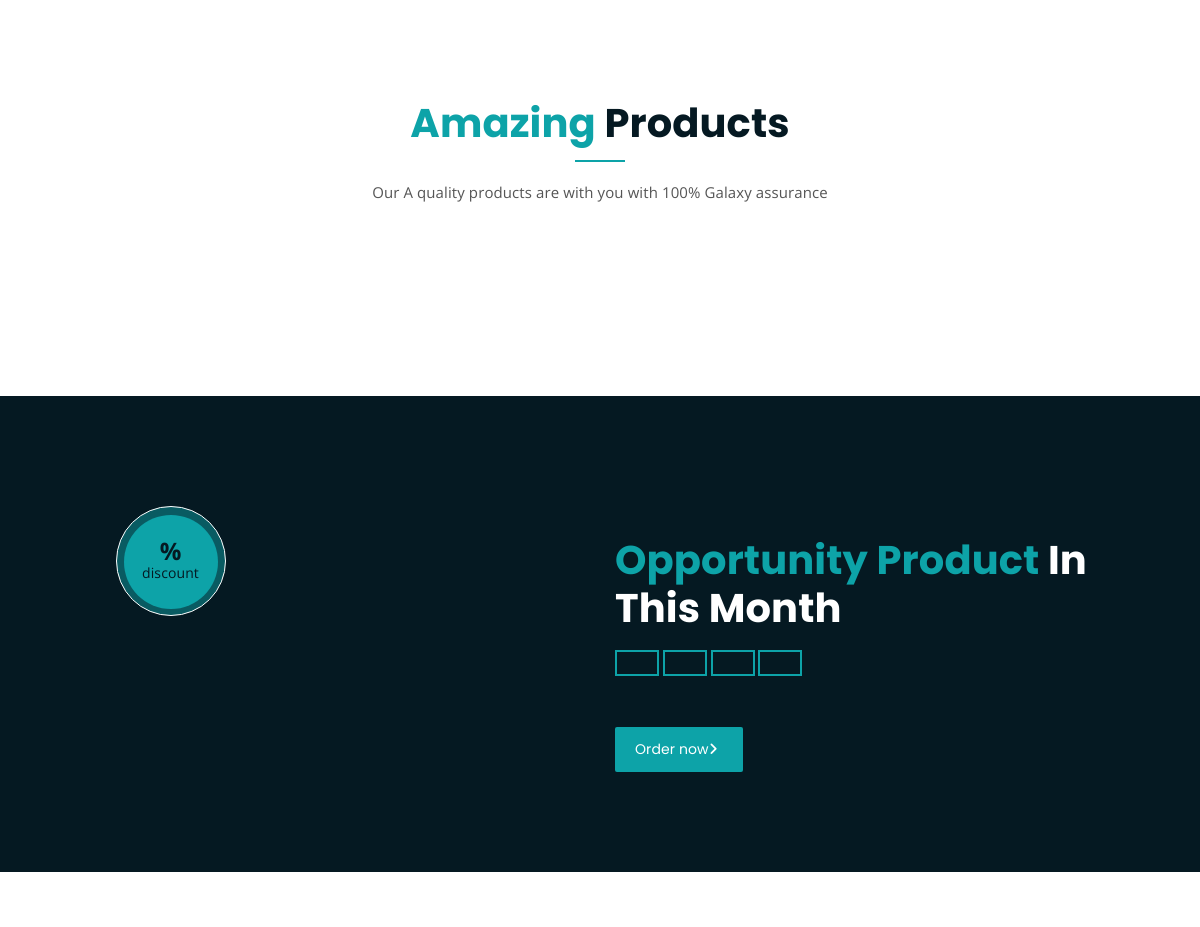
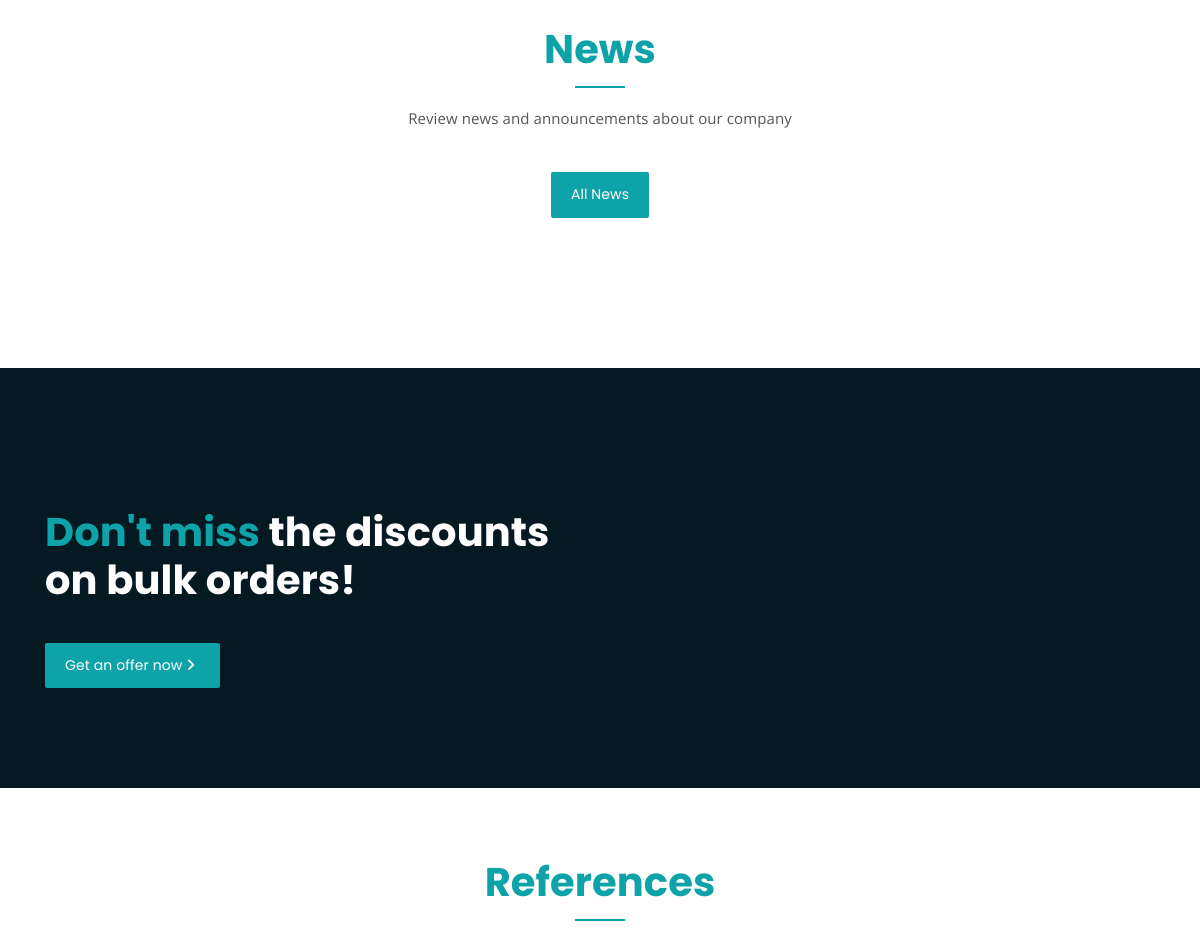
The app's page /en (middle part), older data (2 pictures, top to bottom).
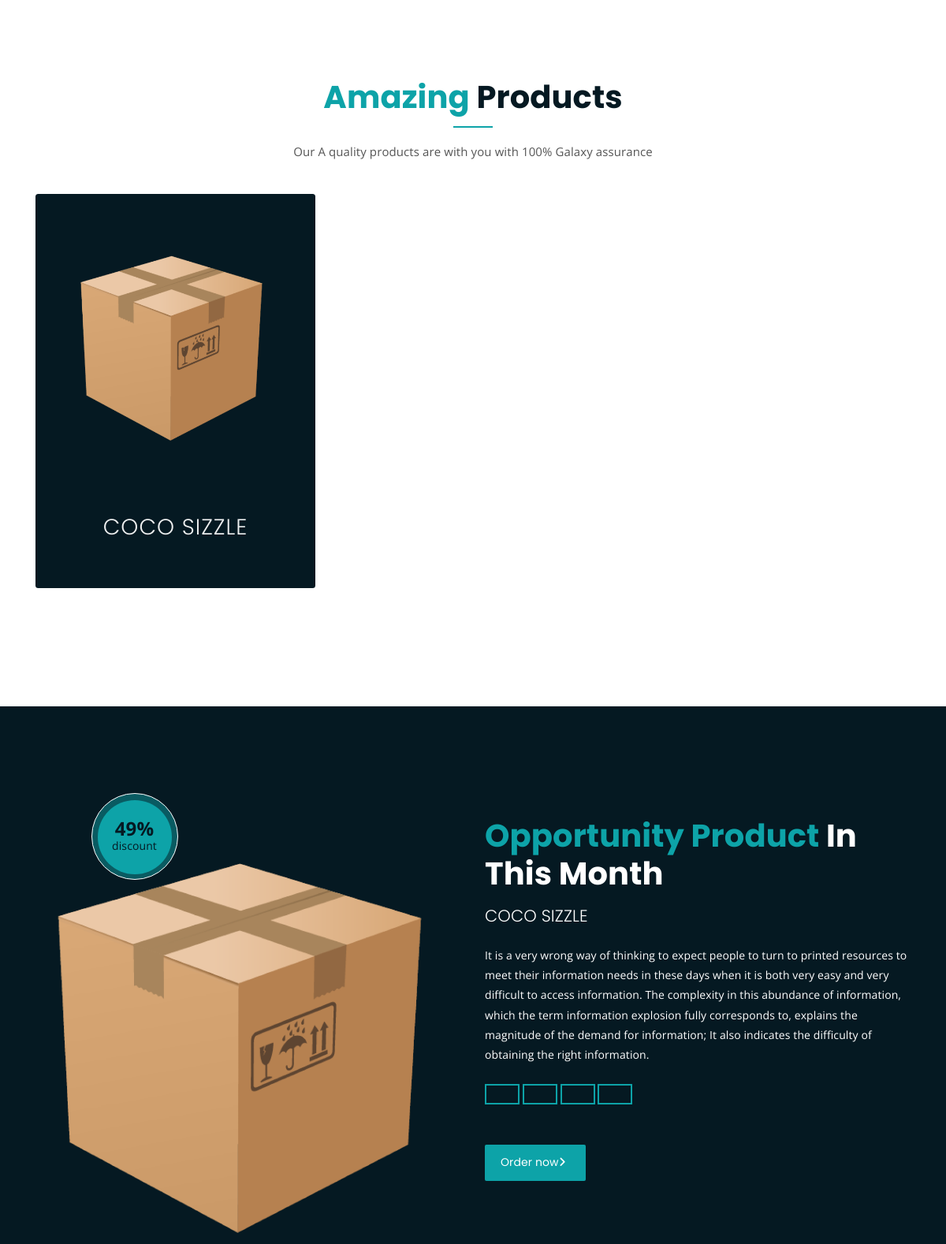
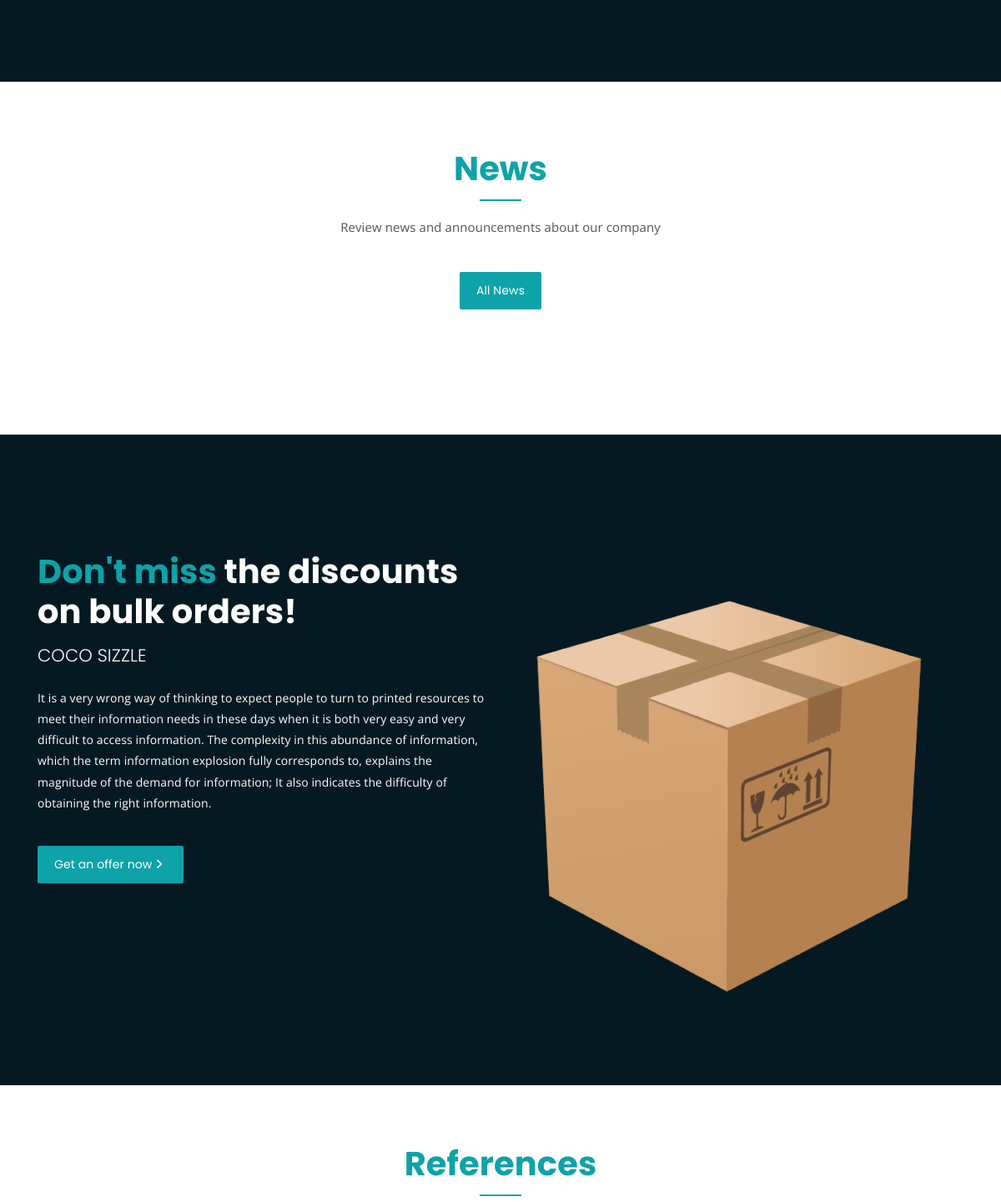
The same page, newer data (2 pictures, top to bottom).
### galaxy_web/models.py (models this page shows, shortened)
class Product_en(models.Model):
    image = models.ImageField(null=True, upload_to='image/products/', validators=[file_size])
    name = models.CharField(max_length=100, null= True, blank=False)
    amount = models.CharField(max_length=100, null= True, blank=False)
    price = models.PositiveIntegerField(null= True, blank=False)
    description = RichTextField(null= True)
    category = models.CharField(max_length=100, null= True, blank=False, default = "Hookah Charcoal")
    slug = models.SlugField(editable=False, unique=True, null= True, blank=False)
    publishing_date =models.DateTimeField(verbose_name='Yayınlanma Tarihi', auto_now_add=True, null= True )

class Discount_Product_en(models.Model):
    product = models.ForeignKey(Product_en, on_delete= models.CASCADE, related_name='Productt',null= True)
    discount = models.IntegerField(validators=[MinValueValidator(0),MaxValueValidator(100)],null= True)
    due_date = models.DateTimeField(auto_now_add=False, null= True )

class Bulk_Order_Product_en(models.Model):
    product = models.ForeignKey(Product_en, on_delete= models.CASCADE, related_name='The_Productt',null= True)

### galaxy_web/views.py (the view)
# urls.py: path('en',views.en,name='en'),
def en(request):
    context={}
    context['ref']=Reference.objects.all()
    context['last_newss']=News_en.objects.all().order_by('-publishing_date')[:3]
    context['product_33']=Product_en.objects.all().order_by('-publishing_date')[:3]
    disc = Discount_Product_en.objects.all()
    images = Cover_image.objects.all()
    if len(images) > 0:
        context['images'] = images[0]
    if len(disc) > 0:
        context['discountt']=disc[0]
    about = About_en.objects.all().distinct()
    if not len(about) == 0:
        context['about_conn'] = about[0]
    bulk_order = Bulk_Order_Product_en.objects.all().distinct()
    if not len(bulk_order) == 0:
        context['bulk_order'] = bulk_order[0]
    return render(request,'en.html',context)

### templates/en.html (shortened to what this page needs)
<!DOCTYPE html>
<html lang="en">
<head>
	<link rel="stylesheet" href="/static/css/all.min.css">
	<link rel="stylesheet" href="/static/bootstrap/css/bootstrap.min.css">
	<link rel="stylesheet" href="/static/css/owl.carousel.css">
	<link rel="stylesheet" href="/static/css/magnific-popup.css">
	<link rel="stylesheet" href="/static/css/animate.css">
	<link rel="stylesheet" href="/static/css/meanmenu.min.css">
	<link rel="stylesheet" href="/static/css/main.css">
	<link rel="stylesheet" href="/static/css/responsive.css">
</head>
<body>
	<div class="product-section mt-150 mb-150 js-top" style="margin-top: -50px;">
		<div class="container">
			<div class="row">
				<div class="col-lg-8 offset-lg-2 text-center">
					<div class="section-title" style="margin-bottom: 40px;">
						<h3><span class="orange-text">Amazing</span> Products</h3>
						<p>Our A quality products are with you with 100% Galaxy assurance</p>
					</div>
				</div>
			</div>
		</div>
		<div class="container productsa">
			{% for urun in product_33 %}
			<div class="card">
				<div class="imgBx" style="z-index: 1;">
				  <img src="{{urun.image.url}}">
				</div>
				<div class="contentBx">
				  <h2>{{urun.name}}</h2>
				  <h3 style="font-size: 16px;"><a href="/products/{{urun.slug}}" style="color:#0DA3A8">Product Detail</a></h3>
				</div>
			  </div>
			{% endfor %}
		</div>
	</div>
	<section class="cart-banner pt-100 pb-100 js-top">
    	<div class="container">
        	<div class="row clearfix">
            	<div class="image-column col-lg-6 js-top">
                	<div class="image">
                    	<div class="price-box">
                        	<div class="inner-price">
                                <span class="price">
                                    <strong>{{discountt.discount}}%</strong> <br> discount
                                </span>
                            </div>
                        </div>
						{% if discountt %}
						<img src="{{discountt.product.image.url}}" alt="">
						{% endif %}
                    </div>
                </div>
                <div class="content-column col-lg-6 js-top" >
					<h3 style="color:#fff"><span class="orange-text">Opportunity Product</span> In This Month</h3>
					{% if discountt %}
					<h4 style="color:#fff">{{discountt.product.name}}</h4>
                    <div class="text" style="color:#fff">{{discountt.product.description|safe}}</div>
                    {% endif %}
                    <div class="time-counter"><div class="time-countdown clearfix" data-countdown="{% if discountt %}{{discountt.due_date.year}}/{{discountt.due_date.month}}/{{discountt.due_date.day}} {{discountt.due_date.hour}}:{{discountt.due_date.minute}}:{{discountt.due_date.second}}{% else %} 2023/01/01 {%endif%}"/>
						<div class="counter-column">
						</div>
						<div class="counter-column">
						</div>
						<div class="counter-column">
						</div>
						<div class="counter-column">
						</div>
					</div>
				</div>
                	<a href="/contact-us" class="cart-btn mt-3">Order now<i class="fas fa-angle-right"></i></a>
                </div>
            </div>
    </section>
	  <div class="latest-news pt-150 pb-150 js-top">
		<div class="container" >
			<div class="row">
				<div class="col-lg-8 offset-lg-2 text-center">
					<div class="section-title">
						<h3><span class="orange-text">News</span></h3>
						<p>Review news and announcements about our company</p>
					</div>
				</div>
			</div>
			<div class="row">
				<div class="col-lg-12 text-center">
					<a href="/news" class="boxed-btn">All News</a>
				</div>
			</div>
		</div>
	</div>
	<section class="cart-banner cart-bannerr  pt-100 pb-100 js-top">
		<div class="container">
			<div class="row clearfix">
				<div class="content-column col-lg-6 js-top" >
					<h3 style="color:#fff"><span class="orange-text">Don't miss </span>the discounts on bulk orders!</h3>
					<h4 style="color:#fff">{{bulk_order.product.name}}</h4>
					<div class="text">{{bulk_order.product.description|safe}}</div>
					<a href="/contact-us" class="cart-btn mt-3" style="color:#fff">Get an offer now <i class="fas fa-angle-right"></i></a>
				</div>
				<div class="image-column col-lg-6 js-top">
					<div class="image">
						<img src="{{bulk_order.product.image.url}}" alt="">
					</div>
				</div>
			</div>
		</div>
	</section>
	<div class="container js-top" style="margin-top: 70px;">
		<div class="row">
			<div class="col-lg-8 offset-lg-2 text-center">
				<div class="section-title">
					<h3><span class="orange-text">References</span></h3>
				</div>
			</div>
		</div>
	</div>
</body>
</html>

Row changes from the older to the newer data that the page shows:
added Product_en: image (picture), name "COCO SIZZLE"
added Discount_Product_en: discount "49", product.image (picture), product.name "COCO SIZZLE", product.description "It is a very wrong way of thinking to expect people to turn to printed resources to meet their information needs in these days when it is both very easy and very difficult to access information. The complexity in this abundance of information, which the term information explosion fully corresponds to, explains the magnitude of the demand for information; It also indicates the difficulty of obtaining the right information."
added Bulk_Order_Product_en: product.name "COCO SIZZLE", product.description "It is a very wrong way of thinking to expect people to turn to printed resources to meet their information needs in these days when it is both very easy and very difficult to access information. The complexity in this abundance of information, which the term information explosion fully corresponds to, explains the magnitude of the demand for information; It also indicates the difficulty of obtaining the right information.", product.image (picture)
